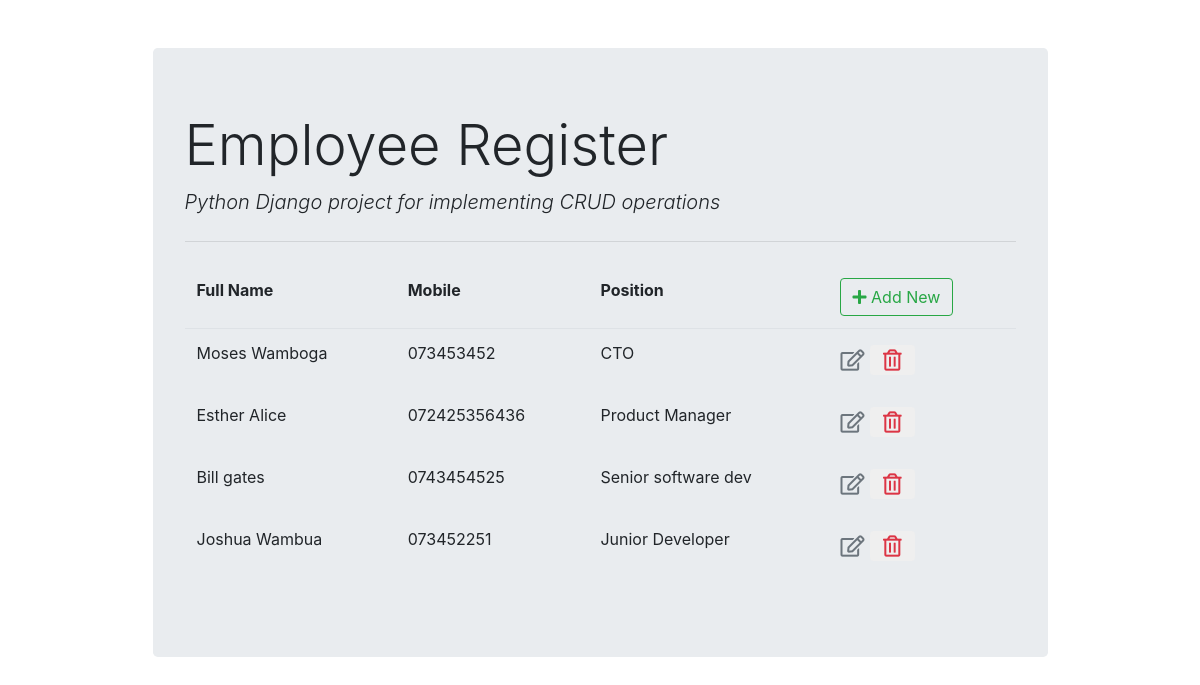
Screenshot of /employee/list/ with the database file from the repository.
### employee_register/models.py (models this page shows)
class Employee(models.Model):
    fullnames = models.CharField(max_length=50)
    emp_code = models.CharField(max_length=10)
    mobile = models.CharField(max_length=20)
    position = models.ForeignKey(Position, on_delete=models.CASCADE)

class Position(models.Model):
    title = models.CharField(max_length=20)
    def __str__(self):
        return self.title

### employee_register/views.py (the view)
# urls.py: path('list/', views.employee_list, name='employee_list')
def employee_list(request):
    context = {'employee_list': Employee.objects.all()}
    return render(request, "employee_register/employee_list.html", context)

### employee_register/templates/employee_register/employee_list.html (shortened to what this page needs)
{% extends "employee_register/base.html" %}
{% block content %}
<table class="table table-borderless">
    <thead class="border-bottom font-weight-bold">
        <tr>
            <td>Full Name</td>
            <td>Mobile</td>
            <td>Position</td>
            <td>
                <a href="{% url 'employee_insert' %}" class="btn btn-outline-success">
                    <i class="fas fa-plus"></i> Add New
                </a>
            </td>
        </tr>
    </thead>
    <tbody>
        {% for employee in employee_list %}
            <tr>
                <td>{{employee.fullnames}}</td>
                <td>{{employee.mobile}}</td>
                <td>{{employee.position}}</td>
                <td>
                    <a href="{% url 'employee_update' employee.id %}" class="btn text-secondary px-0">
                        <i class="far fa-edit fa-lg"></i>
                    </a>
                    <form action="{% url 'employee_delete' employee.id %}" method="post" class="d-inline">
                        <button type="submit" class="btn">
                            <i class="far fa-trash-alt fa-lg text-danger float-right"></i>
                        </button>
                    </form>
                </td>
            </tr>
        {% endfor %}
    </tbody>
</table>
{% endblock content %}

### employee_register/templates/employee_register/base.html (shortened to what this page needs)
<!DOCTYPE html>
<html lang="en">
<head>
    <link rel="stylesheet" href="https://cdn.jsdelivr.net/npm/bootstrap@4.1.3/dist/css/bootstrap.min.css">
    <link rel="stylesheet" href="https://cdnjs.cloudflare.com/ajax/libs/font-awesome/5.11.2/css/all.min.css">
</head>
<body>
    <div class="container">
        <div class="col-md-10 offset-md-1 mt-5">
            <div class="jumbotron">
                <h1 class="display-4">Employee Register</h1>
                <p class="lead font-italic">Python Django project for implementing CRUD operations</p>
                <hr class="my-4">
                {% block content %}
                {% endblock content %}
            </div>
        </div>
    </div>
</body>
</html>

### rows the page displays
Employee: fullnames "Moses Wamboga", mobile "073453452", position "CTO"
Employee: fullnames "Esther Alice", mobile "072425356436", position "Product Manager"
Employee: fullnames "Bill gates", mobile "0743454525", position "Senior software dev"
Employee: fullnames "Joshua Wambua", mobile "073452251", position "Junior Developer"
